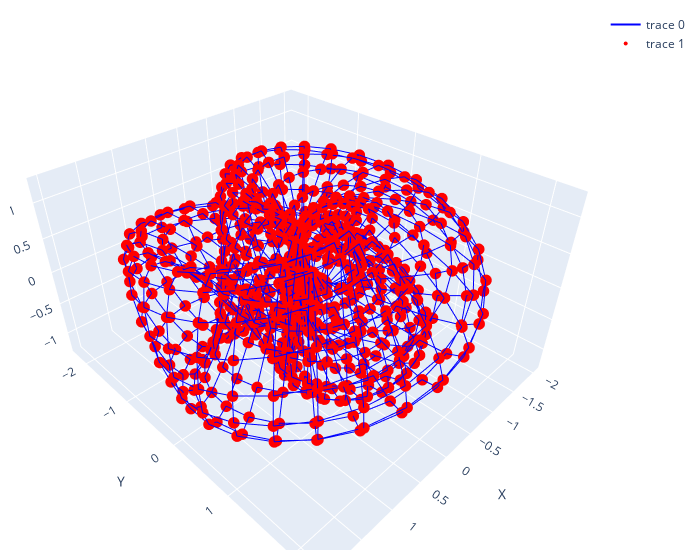

The notebook cell this image was saved under:
### Code cell
x_klein, y_klein, z_klein, edges_klein = generate_klein_bottle_points_and_edges(30)
visualize_points_and_edges(x_klein, y_klein, z_klein, edges_klein)

### Figure 1 — Plotly figure (JSON) as saved in the notebook; plotly's stock layout.template omitted (floating-point values rounded to 4 significant figures; data arrays with more than 128 entries replaced by an {"elided": "..."} marker saying what was removed)
{"data": [{"line": {"color": "blue", "width": 2}, "mode": "lines", "type": "scatter3d", "x": {"elided": "5046 float values"}, "y": {"elided": "5046 float values"}, "z": {"elided": "5046 float values"}}, {"marker": {"color": "red", "size": 4}, "mode": "markers", "type": "scatter3d", "x": {"elided": "900 float values"}, "y": {"elided": "900 float values"}, "z": {"elided": "900 float values"}}], "layout": {"margin": {"b": 10, "l": 10, "r": 20, "t": 10}, "scene": {"xaxis": {"title": {"text": "X"}}, "yaxis": {"title": {"text": "Y"}}, "zaxis": {"title": {"text": "Z"}}}, "width": 700}}
